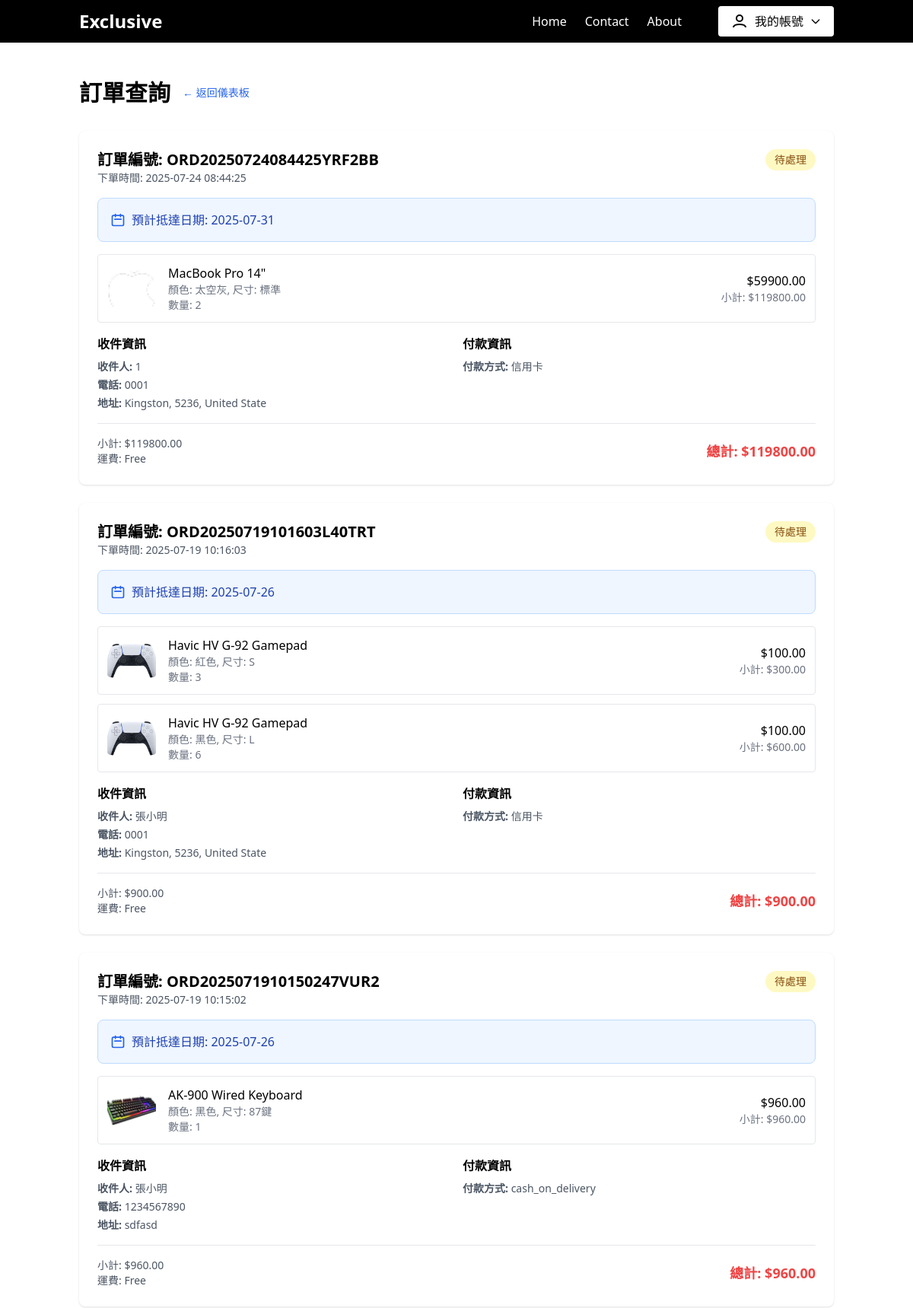
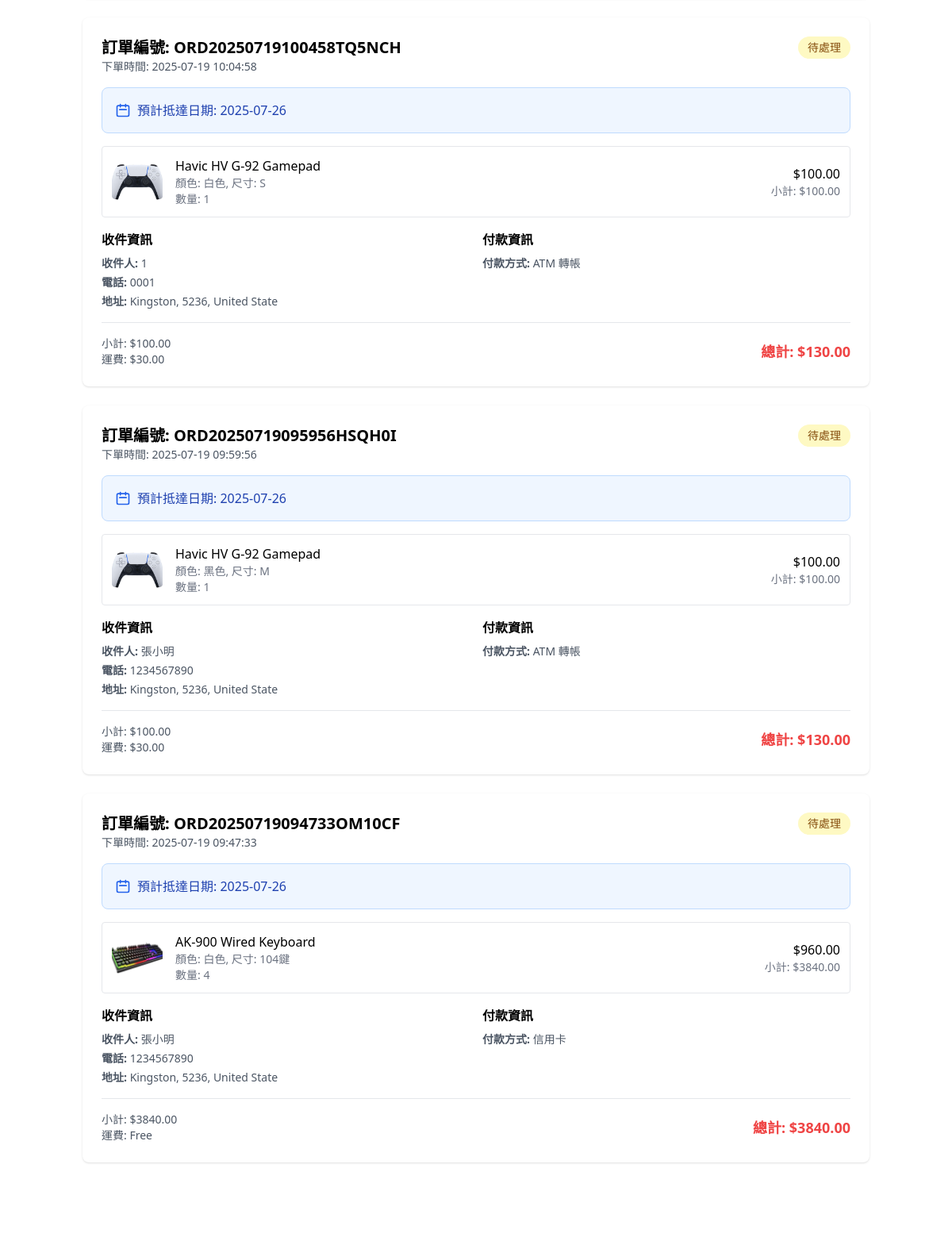
Screenshot of /orders (signed in, upper part) with the database file from the repository (2 pictures, top to bottom).
### app.py (models this page shows, shortened)
class Order(db.Model):
    id = db.Column(db.Integer, primary_key=True)
    user_id = db.Column(db.Integer, db.ForeignKey('user.id'), nullable=False)
    order_number = db.Column(db.String(50), unique=True, nullable=False)  # 訂單編號
    status = db.Column(db.String(20), default='pending')  # 訂單狀態：pending, processing, shipped, delivered, cancelled
    total_amount = db.Column(db.Float, nullable=False)  # 訂單總金額
    shipping_fee = db.Column(db.Float, default=0.0)  # 運費
    recipient_name = db.Column(db.String(100), nullable=False)  # 收件人姓名
    recipient_phone = db.Column(db.String(20), nullable=False)  # 收件人電話
    recipient_address = db.Column(db.String(200), nullable=False)  # 收件地址
    payment_method = db.Column(db.String(20), nullable=False)  # 付款方式
    note = db.Column(db.Text, nullable=True)  # 備註
    estimated_delivery = db.Column(db.DateTime, nullable=False)  # 預計抵達日期
    created_at = db.Column(db.DateTime, default=datetime.utcnow)
    updated_at = db.Column(db.DateTime, default=datetime.utcnow, onupdate=datetime.utcnow)
    user = db.relationship('User', backref='orders')
    items = db.relationship('OrderItem', backref='order', lazy=True, cascade='all, delete-orphan')

class OrderItem(db.Model):
    id = db.Column(db.Integer, primary_key=True)
    order_id = db.Column(db.Integer, db.ForeignKey('order.id'), nullable=False)
    product_id = db.Column(db.Integer, db.ForeignKey('product.id'), nullable=False)
    variant_id = db.Column(db.Integer, db.ForeignKey('product_variant.id'), nullable=True)
    product_name = db.Column(db.String(200), nullable=False)  # 商品名稱（快照）
    variant_info = db.Column(db.String(100), nullable=True)  # 變體信息（快照）
    price = db.Column(db.Float, nullable=False)  # 單價（快照）
    quantity = db.Column(db.Integer, nullable=False)  # 數量
    subtotal = db.Column(db.Float, nullable=False)  # 小計
    product = db.relationship('Product', backref='order_items')
    variant = db.relationship('ProductVariant', backref='order_items')

class Product(db.Model):
    id = db.Column(db.Integer, primary_key=True)
    name = db.Column(db.String(200), nullable=False)
    description = db.Column(db.Text, nullable=True)
    price = db.Column(db.Float, nullable=False)
    category = db.Column(db.String(100), nullable=True)
    image_url = db.Column(db.String(500), nullable=True)
    is_active = db.Column(db.Boolean, default=True)
    created_at = db.Column(db.DateTime, default=datetime.utcnow)
    updated_at = db.Column(db.DateTime, default=datetime.utcnow, onupdate=datetime.utcnow)
    variants = db.relationship('ProductVariant', backref='product', lazy=True, cascade='all, delete-orphan')

### app.py (the view)
@app.route('/orders')
def orders():
    if 'user_id' not in session:
        flash('請先登入')
        return redirect(url_for('login'))
    user = User.query.get(session['user_id'])
    if not user:
        session.clear()
        flash('用戶不存在')
        return redirect(url_for('login'))
    orders = Order.query.filter_by(user_id=user.id).order_by(Order.created_at.desc()).all()
    return render_template('Orders.html', user=user, orders=orders)

### templates/Orders.html (shortened to what this page needs)
<!DOCTYPE html>
<html lang="zh-Hant">
<head>
  <script src="https://cdn.tailwindcss.com"></script>
</head>
<body class="font-poppins bg-white">
  <header class="bg-black text-white">
    <div class="container mx-auto flex justify-between items-center py-2 px-4">
      <div class="text-2xl font-bold">Exclusive</div>
      <nav class="flex items-center gap-6">
        <ul class="flex gap-6">
          <li><a href="{{ url_for('home') }}" class="hover:underline">Home</a></li>
          <li><a href="{{ url_for('contact') }}" class="hover:underline">Contact</a></li>
          <li><a href="{{ url_for('about') }}" class="hover:underline">About</a></li>
        </ul>
        {% if user %}
          <div class="relative ml-6">
            <button id="accountDropdownBtn" class="flex items-center gap-2 px-4 py-2 bg-white text-black rounded hover:bg-gray-100 focus:outline-none">
              <svg class="w-6 h-6" fill="none" stroke="currentColor" stroke-width="2" viewBox="0 0 24 24"><circle cx="12" cy="8" r="4"/><path d="M4 20c0-4 8-4 8-4s8 0 8 4"/></svg>
              <span class="font-medium">我的帳號</span>
              <svg class="w-4 h-4" fill="none" stroke="currentColor" stroke-width="2" viewBox="0 0 24 24"><path stroke-linecap="round" stroke-linejoin="round" d="M19 9l-7 7-7-7" /></svg>
            </button>
          </div>
        {% else %}
          <ul class="flex gap-6">
            <li><a href="{{ url_for('login') }}" class="hover:underline">Login</a></li>
            <li><a href="{{ url_for('signup') }}" class="hover:underline">Sign Up</a></li>
          </ul>
        {% endif %}
      </nav>
    </div>
  </header>
  <main class="container mx-auto px-4 py-12 min-h-[60vh]">
    <div class="flex items-center gap-4 mb-8">
      <h1 class="text-3xl font-bold">訂單查詢</h1>
      <a href="{{ url_for('admin_dashboard') }}" class="text-blue-600 hover:text-blue-800 text-sm">← 返回儀表板</a>
    </div>
    {% if orders %}
    <div class="space-y-6">
      {% for order in orders %}
      <div class="bg-white rounded-lg shadow p-6">
        <div class="flex justify-between items-start mb-4">
          <div>
            <h2 class="text-xl font-semibold">訂單編號: {{ order.order_number }}</h2>
            <p class="text-gray-600 text-sm">下單時間: {{ order.created_at.strftime('%Y-%m-%d %H:%M:%S') }}</p>
          </div>
          <div class="text-right">
            <span class="inline-block px-3 py-1 rounded-full text-sm font-medium
              {% if order.status == 'pending' %}bg-yellow-100 text-yellow-800
              {% elif order.status == 'processing' %}bg-blue-100 text-blue-800
              {% elif order.status == 'shipped' %}bg-purple-100 text-purple-800
              {% elif order.status == 'delivered' %}bg-green-100 text-green-800
              {% elif order.status == 'cancelled' %}bg-red-100 text-red-800
              {% endif %}">
              {% if order.status == 'pending' %}待處理
              {% elif order.status == 'processing' %}處理中
              {% elif order.status == 'shipped' %}已出貨
              {% elif order.status == 'delivered' %}已送達
              {% elif order.status == 'cancelled' %}已取消
              {% endif %}
            </span>
          </div>
        </div>
        <div class="bg-blue-50 border border-blue-200 rounded-lg p-4 mb-4">
          <div class="flex items-center gap-2">
            <svg class="w-5 h-5 text-blue-600" fill="none" stroke="currentColor" stroke-width="2" viewBox="0 0 24 24">
              <path stroke-linecap="round" stroke-linejoin="round" d="M8 7V3m8 4V3m-9 8h10M5 21h14a2 2 0 002-2V7a2 2 0 00-2-2H5a2 2 0 00-2 2v12a2 2 0 002 2z" />
            </svg>
            <span class="font-medium text-blue-800">預計抵達日期: {{ order.estimated_delivery.strftime('%Y-%m-%d') }}</span>
          </div>
        </div>
        <div class="space-y-3 mb-4">
          {% for item in order.items %}
          <div class="flex items-center justify-between p-3 border rounded">
            <div class="flex items-center gap-4">
              <img src="{{ url_for('static', filename=item.product.image_url) if item.product.image_url else url_for('static', filename='images/gamepad.png') }}"
                   alt="{{ item.product_name }}" class="w-16 h-12 rounded object-cover"/>
              <div>
                <div class="font-medium">{{ item.product_name }}</div>
                {% if item.variant_info %}
                <div class="text-sm text-gray-500">{{ item.variant_info }}</div>
                {% endif %}
                <div class="text-sm text-gray-500">數量: {{ item.quantity }}</div>
              </div>
            </div>
            <div class="text-right">
              <div class="font-medium">${{ "%.2f"|format(item.price) }}</div>
              <div class="text-sm text-gray-500">小計: ${{ "%.2f"|format(item.subtotal) }}</div>
            </div>
          </div>
          {% endfor %}
        </div>
        <div class="grid grid-cols-1 md:grid-cols-2 gap-4 mb-4">
          <div>
            <h3 class="font-semibold mb-2">收件資訊</h3>
            <div class="text-sm text-gray-600 space-y-1">
              <p><strong>收件人:</strong> {{ order.recipient_name }}</p>
              <p><strong>電話:</strong> {{ order.recipient_phone }}</p>
              <p><strong>地址:</strong> {{ order.recipient_address }}</p>
            </div>
          </div>
          <div>
            <h3 class="font-semibold mb-2">付款資訊</h3>
            <div class="text-sm text-gray-600 space-y-1">
              <p><strong>付款方式:</strong>
                {% if order.payment_method == 'credit' %}信用卡
                {% elif order.payment_method == 'atm' %}ATM 轉帳
                {% elif order.payment_method == 'cod' %}貨到付款
                {% else %}{{ order.payment_method }}
                {% endif %}
              </p>
            </div>
          </div>
        </div>
        <div class="border-t pt-4">
          <div class="flex justify-between items-center">
            <div class="text-sm text-gray-600">
              <p>小計: ${{ "%.2f"|format(order.total_amount - order.shipping_fee) }}</p>
              <p>運費: {% if order.shipping_fee == 0 %}Free{% else %}${{ "%.2f"|format(order.shipping_fee) }}{% endif %}</p>
            </div>
            <div class="text-right">
              <div class="text-lg font-bold text-red-500">總計: ${{ "%.2f"|format(order.total_amount) }}</div>
            </div>
          </div>
        </div>
      </div>
      {% endfor %}
    </div>
    {% endif %}
  </main>
</body>
</html>

### rows the page displays
Order: order_number "ORD20250724084425YRF2BB", created_at "2025-07-24 08:44:25", status "待處理", estimated_delivery "2025-07-31", recipient_name "1", recipient_phone "0001", recipient_address "Kingston, 5236, United State", payment_method "信用卡", order.total_amount-order.shipping_fee "119800.00", shows "Free", total_amount "119800.00"
OrderItem: image_url (picture), product_name "MacBook Pro 14\"", variant_info "顏色: 太空灰, 尺寸: 標準", quantity "2", price "59900.00", subtotal "119800.00"
Order: order_number "ORD20250719101603L40TRT", created_at "2025-07-19 10:16:03", status "待處理", estimated_delivery "2025-07-26", recipient_name "張小明", recipient_phone "0001", recipient_address "Kingston, 5236, United State", payment_method "信用卡", order.total_amount-order.shipping_fee "900.00", shows "Free", total_amount "900.00"
OrderItem: image_url (picture), product_name "Havic HV G-92 Gamepad", variant_info "顏色: 紅色, 尺寸: S", quantity "3", price "100.00", subtotal "300.00"
OrderItem: image_url (picture), product_name "Havic HV G-92 Gamepad", variant_info "顏色: 黑色, 尺寸: L", quantity "6", price "100.00", subtotal "600.00"
Order: order_number "ORD2025071910150247VUR2", created_at "2025-07-19 10:15:02", status "待處理", estimated_delivery "2025-07-26", recipient_name "張小明", recipient_phone "1234567890", recipient_address "sdfasd", payment_method "cash_on_delivery", order.total_amount-order.shipping_fee "960.00", shows "Free", total_amount "960.00"
OrderItem: image_url (picture), product_name "AK-900 Wired Keyboard", variant_info "顏色: 黑色, 尺寸: 87鍵", quantity "1", price "960.00", subtotal "960.00"
Order: order_number "ORD20250719100458TQ5NCH", created_at "2025-07-19 10:04:58", status "待處理", estimated_delivery "2025-07-26", recipient_name "1", recipient_phone "0001", recipient_address "Kingston, 5236, United State", payment_method "ATM 轉帳", order.total_amount-order.shipping_fee "100.00", shipping_fee "30.00", total_amount "130.00"
OrderItem: image_url (picture), product_name "Havic HV G-92 Gamepad", variant_info "顏色: 白色, 尺寸: S", quantity "1", price "100.00", subtotal "100.00"
Order: order_number "ORD20250719095956HSQH0I", created_at "2025-07-19 09:59:56", status "待處理", estimated_delivery "2025-07-26", recipient_name "張小明", recipient_phone "1234567890", recipient_address "Kingston, 5236, United State", payment_method "ATM 轉帳", order.total_amount-order.shipping_fee "100.00", shipping_fee "30.00", total_amount "130.00"
OrderItem: image_url (picture), product_name "Havic HV G-92 Gamepad", variant_info "顏色: 黑色, 尺寸: M", quantity "1", price "100.00", subtotal "100.00"
Order: order_number "ORD20250719094733OM10CF", created_at "2025-07-19 09:47:33", status "待處理", estimated_delivery "2025-07-26", recipient_name "張小明", recipient_phone "1234567890", recipient_address "Kingston, 5236, United State", payment_method "信用卡", order.total_amount-order.shipping_fee "3840.00", shows "Free", total_amount "3840.00"
OrderItem: image_url (picture), product_name "AK-900 Wired Keyboard", variant_info "顏色: 白色, 尺寸: 104鍵", quantity "4", price "960.00", subtotal "3840.00"
